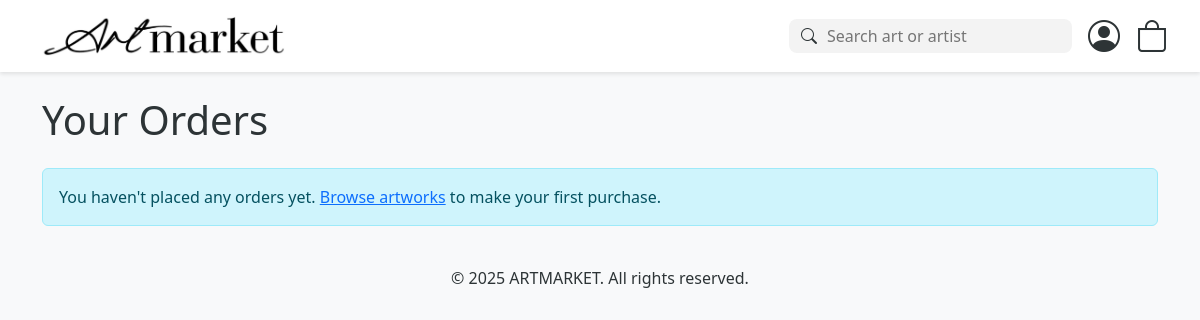
Before: /en/orders/ (signed in) with the older database file.
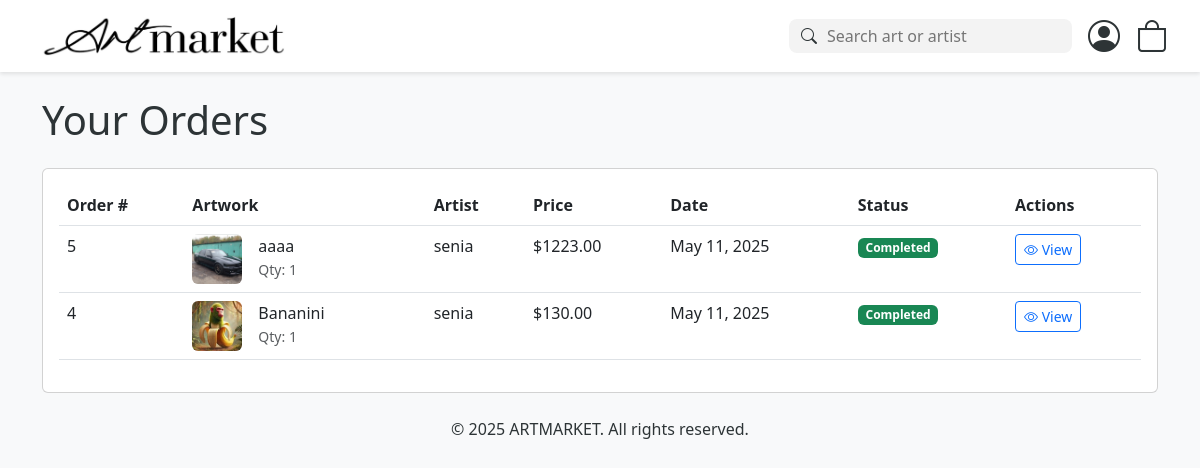
After: the same page with the newer database file.
### marketplace/models.py (models this page shows, shortened)
class Order(models.Model):
    user = models.ForeignKey(User, on_delete=models.CASCADE)
    artwork = models.ForeignKey(Artwork, on_delete=models.CASCADE)
    quantity = models.PositiveIntegerField(default=1)
    total_price = models.DecimalField(max_digits=10, decimal_places=2)
    created_at = models.DateTimeField(default=timezone.now)
    status = models.CharField(max_length=20, choices=[
        ('completed', 'Completed'),
        ('cancelled', 'Cancelled')
    ], default='completed')

class Artwork(models.Model):
    artist = models.ForeignKey(User, on_delete=models.CASCADE, related_name='artworks')
    title = models.CharField(max_length=200)
    description = models.TextField()
    price = models.DecimalField(max_digits=10, decimal_places=2)
    image = models.ImageField(upload_to='artworks/', blank=True, null=True)
    created_at = models.DateTimeField(default=timezone.now)
    is_sold = models.BooleanField(default=False)
    category = models.CharField(max_length=100, blank=True)
    dimensions = models.CharField(max_length=100, blank=True)
    materials = models.CharField(max_length=200, blank=True)
    views = models.PositiveIntegerField(default=0)
    is_approved = models.BooleanField(default=False)

### marketplace/views.py (the view)
# urls.py: path('orders/', views.orders, name='orders'),
@login_required
def orders(request):
    orders = Order.objects.filter(user=request.user).order_by('-created_at')
    return render(request, get_template_name('marketplace/orders.html', request), {'orders': orders})

### marketplace/context_processors.py (called while the page is built)
def cart_count(request):
    if request.user.is_authenticated:
        return {'cart_count': Cart.objects.filter(user=request.user).count()}
    return {'cart_count': 0}

### marketplace/views.py (called while the page is built)
def get_template_name(template_name, request):
    return template_name

### templates/marketplace/orders.html (shortened to what this page needs)
{% extends 'base.html' %}
{% block content %}
<div class="row">
    <div class="col-12">
        <h1 class="mb-4">Your Orders</h1>
        {% if orders %}
        <div class="card">
            <div class="card-body">
                <div class="table-responsive">
                    <table class="table">
                        <thead>
                            <tr>
                                <th>Order #</th>
                                <th>Artwork</th>
                                <th>Artist</th>
                                <th>Price</th>
                                <th>Date</th>
                                <th>Status</th>
                                <th>Actions</th>
                            </tr>
                        </thead>
                        <tbody>
                            {% for order in orders %}
                            <tr>
                                <td>{{ order.id }}</td>
                                <td>
                                    <div class="d-flex align-items-center">
                                        <img src="{{ order.artwork.image.url }}" class="rounded me-3" alt="{{ order.artwork.title }}" style="width: 50px; height: 50px; object-fit: cover;">
                                        <div>
                                            <h6 class="mb-0">{{ order.artwork.title }}</h6>
                                            <small class="text-muted">Qty: {{ order.quantity }}</small>
                                        </div>
                                    </div>
                                </td>
                                <td>{{ order.artwork.artist.username }}</td>
                                <td>${{ order.total_price }}</td>
                                <td>{{ order.created_at|date:"M d, Y" }}</td>
                                <td>
                                    <span class="badge {% if order.status == 'completed' %}bg-success{% elif order.status == 'cancelled' %}bg-danger{% else %}bg-warning{% endif %}">
                                        {{ order.status|title }}
                                    </span>
                                </td>
                                <td>
                                    <a href="{% url 'artwork_detail' order.artwork.pk %}" class="btn btn-sm btn-outline-primary">
                                        <i class="bi bi-eye"></i> View
                                    </a>
                                </td>
                            </tr>
                            {% endfor %}
                        </tbody>
                    </table>
                </div>
            </div>
        </div>
        {% else %}
        <div class="alert alert-info">
            You haven't placed any orders yet. <a href="{% url 'home' %}">Browse artworks</a> to make your first purchase.
        </div>
        {% endif %}
    </div>
</div>
{% endblock %}

Changed rows visible on the page:
added Order: id "5", artwork.image (picture), artwork "аааа", quantity "1", artwork.artist.username "senia", total_price "1223.00", created_at "May 11, 2025", status "Completed"
added Order: id "4", artwork.image (picture), artwork "Bananini", quantity "1", artwork.artist.username "senia", total_price "130.00", created_at "May 11, 2025", status "Completed"
Other visible differences:
text no longer shown: "You haven't placed any orders yet. Browse artworks to make your first purchase."
text now shown: "Order # Artwork Artist Price Date Status Actions"
